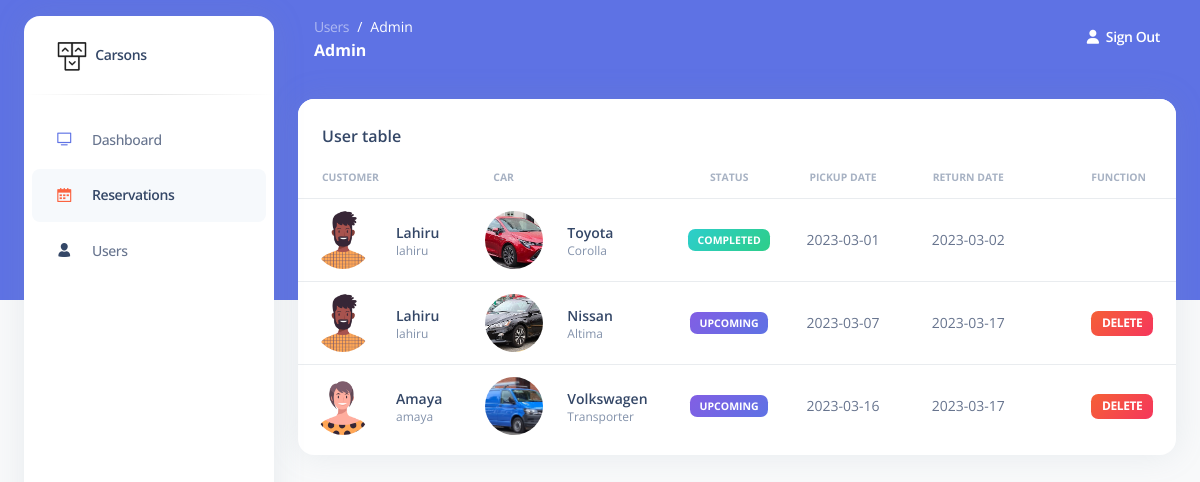
/admin/reserv.php (signed in), run on the app's committed database.
### tables this page shows
CREATE TABLE `reservations` (
  `ReservationID` int(11) NOT NULL,
  `UserID` int(11) NOT NULL,
  `CarID` int(11) NOT NULL,
  `PickupDate` date NOT NULL,
  `ReturnDate` date NOT NULL,
  `TotalPrice` decimal(10,2) NOT NULL,
  `Status` varchar(12) NOT NULL DEFAULT 'Upcoming'
);

CREATE TABLE `users` (
  `UserID` int(11) NOT NULL,
  `UserName` varchar(50) NOT NULL,
  `Password` varchar(255) NOT NULL,
  `UserType` enum('user','admin') NOT NULL DEFAULT 'user',
  `Avatar` varchar(255) NOT NULL DEFAULT '../assets/img/default.png'
);

CREATE TABLE `cars` (
  `CarID` int(11) NOT NULL,
  `Make` varchar(50) NOT NULL,
  `Model` varchar(50) NOT NULL,
  `Year` int(11) NOT NULL,
  `RentalPrice` decimal(10,2) NOT NULL,
  `Available` tinyint(1) NOT NULL DEFAULT 1,
  `ViewCar` varchar(255) NOT NULL
);

### admin/reserv.php (the view, shortened to what this page needs)
<?php
require_once '../config/dbconnect.php';
?>
<!DOCTYPE html>
<html lang="en">
<head>
    <link href="./assets/css/nucleo-icons.css" rel="stylesheet" />
    <link href="./assets/css/nucleo-svg.css" rel="stylesheet" />
    <link href="./assets/css/nucleo-svg.css" rel="stylesheet" />
    <link id="pagestyle" href="./assets/css/argon-dashboard.css?v=2.0.4" rel="stylesheet" />
</head>
<body class="g-sidenav-show   bg-gray-100">
    <aside class="sidenav bg-white navbar navbar-vertical navbar-expand-xs border-0 border-radius-xl my-3 fixed-start ms-4 " id="sidenav-main">
        <div class="sidenav-header">
            <a class="navbar-brand m-0" target="_blank">
                <img src="./assets/img/logo-ct-dark.png" class="navbar-brand-img h-100" alt="main_logo">
                <span class="ms-1 font-weight-bold">Carsons</span>
            </a>
        </div>
        <hr class="horizontal dark mt-0">
        <div class="collapse navbar-collapse  w-auto " id="sidenav-collapse-main">
            <ul class="navbar-nav">
                <li class="nav-item">
                    <a class="nav-link" href="./dashboard.php">
                        <div class="icon icon-shape icon-sm border-radius-md text-center me-2 d-flex align-items-center justify-content-center">
                            <i class="ni ni-tv-2 text-primary text-sm opacity-10"></i>
                        </div>
                        <span class="nav-link-text ms-1">Dashboard</span>
                    </a>
                </li>
                <li class="nav-item">
                    <a class="nav-link active" href="./reserv.php">
                        <div class="icon icon-shape icon-sm border-radius-md text-center me-2 d-flex align-items-center justify-content-center">
                            <i class="ni ni-calendar-grid-58 text-warning text-sm opacity-10"></i>
                        </div>
                        <span class="nav-link-text ms-1">Reservations</span>
                    </a>
                </li>
                <li class="nav-item">
                    <a class="nav-link " href="./users.php">
                        <div class="icon icon-shape icon-sm border-radius-md text-center me-2 d-flex align-items-center justify-content-center">
                            <i class="ni ni-single-02 text-dark text-sm opacity-10"></i>
                        </div>
                        <span class="nav-link-text ms-1">Users</span>
                    </a>
                </li>
            </ul>
        </div>
    </aside>
    <main class="main-content position-relative border-radius-lg ">
        <nav class="navbar navbar-main navbar-expand-lg px-0 mx-4 shadow-none border-radius-xl " id="navbarBlur" data-scroll="false">
            <div class="container-fluid py-1 px-3">
                <nav aria-label="breadcrumb">
                    <ol class="breadcrumb bg-transparent mb-0 pb-0 pt-1 px-0 me-sm-6 me-5">
                        <li class="breadcrumb-item text-sm"><a class="opacity-5 text-white" href="javascript:;">Users</a></li>
                        <li class="breadcrumb-item text-sm text-white active" aria-current="page">Admin</li>
                    </ol>
                    <h6 class="font-weight-bolder text-white mb-0">Admin</h6>
                </nav>
                <div class="collapse navbar-collapse mt-sm-0 mt-2 me-md-0 me-sm-4" id="navbar">
                    <ul class="navbar-nav  justify-content-end">
                        <li class="nav-item d-flex align-items-center">
                            <a href="../auth/logout.php" class="nav-link text-white font-weight-bold px-0">
                                <i class="fa fa-user me-sm-1"></i>
                                <span class="d-sm-inline d-none">Sign Out</span>
                            </a>
                        </li>
                    </ul>
                </div>
            </div>
        </nav>
        <div class="container-fluid py-4">
            <div class="row">
                <div class="col-12">
                    <div class="card mb-4">
                        <div class="card-header pb-0">
                            <h6>User table</h6>
                        </div>
                        <div class="card-body px-0 pt-0 pb-2">
                            <div class="table-responsive p-0">
                                <table class="table align-items-center mb-0">
                                    <thead>
                                        <tr>
                                            <th class="text-uppercase text-secondary text-xxs font-weight-bolder opacity-7">Customer</th>
                                            <th class="text-uppercase text-secondary text-xxs font-weight-bolder opacity-7">Car</th>
                                            <th class="text-center text-uppercase text-secondary text-xxs font-weight-bolder opacity-7">Status
                                            <th class="text-center text-uppercase text-secondary text-xxs font-weight-bolder opacity-7">Pickup Date</th>
                                            <th class="text-center text-uppercase text-secondary text-xxs font-weight-bolder opacity-7">Return Date</th>
                                            <th class="text-secondary opacity-7"></th>
                                            </th>
                                            <th class="text-uppercase text-secondary text-xxs font-weight-bolder opacity-7 ps-2">Function</th>
                                        </tr>
                                    </thead>
                                    <tbody>
                                        <?php
                                        $sql = "SELECT u.UserName,u.UserType,u.Avatar, r.PickupDate, r.ReturnDate, r.TotalPrice, r.Status, r.ReservationID, c.Make, c.Model, c.ViewCar, c.CarID
                                        FROM reservations r
                                        JOIN users u ON r.userID = u.userID
                                        JOIN cars c ON r.carID = c.carID";
                                        $result = $conn->query($sql);
                                        while ($row = $result->fetch_assoc()) {
                                            echo "<tr>";
                                            echo "<td>";
                                            echo "<div class='d-flex px-2 py-1'>";
                                            echo "<div>";
                                            echo "<img src='" . $row["Avatar"] . "' class='avatar avatar-lg rounded-circle me-4' style='object-fit: cover;'>";
                                            echo "</div>";
                                            echo "<div class='d-flex flex-column justify-content-center'>";
                                            echo "<h6 class='mb-0 text-sm'>" . ucwords($row["UserName"]) . "</h6>";
                                            echo "<p class='text-xs text-secondary mb-0'>" . $row["UserName"] . "</p>";
                                            echo "</div>";
                                            echo "</div>";
                                            echo "</td>";
                                            echo "<td>";
                                            echo "<div class='d-flex px-2 py-1'>";
                                            echo "<div>";
                                            echo "<img src='" . $row["ViewCar"] . "' class='avatar avatar-lg rounded-circle me-4' style='object-fit: cover;'>";
                                            echo "</div>";
                                            echo "<div class='d-flex flex-column justify-content-center'>";
                                            echo "<h6 class='mb-0 text-sm'>" . $row["Make"] . "</h6>";
                                            echo "<p class='text-xs text-secondary mb-0'>" . $row["Model"] . "</p>";
                                            echo "</div>";
                                            echo "</div>";
                                            echo "</td>";
                                            if ($row["Status"] == "Completed") {
                                                $color = "success";
                                            } else {
                                                $color = "primary";
                                            };
                                            echo "<td class='align-middle text-center text-sm'><span class='badge badge-sm bg-gradient-" . $color . "'>" . $row["Status"] . "</span></td>";
                                            echo "<td class='align-middle text-center text-sm'>" . $row["PickupDate"] . "</td>";
                                            echo "<td class='align-middle text-center text-sm'>" . $row["ReturnDate"] . "</td>";
                                            echo "<td class='align-middle text-center text-sm'></td>";
                                            echo "<td class='align-middle'>";
                                            if ($row["Status"] !== 'Completed') {
                                                echo "<a class='badge badge-sm bg-gradient-danger' href='?cancel=true&reservationID=" . $row["ReservationID"] . "&carID=" . $row["CarID"] . "'>Delete</a>";
                                            }
                                            echo "</td>";
                                            echo "</tr>";
                                        }
                                        ?>
                                    </tbody>
                                </table>
                            </div>
                        </div>
                    </div>
                </div>
            </div>
        </div>
    </main>
</body>
</html>

### admin/assets/css/nucleo-svg.css (style rules this page uses)
.icon { display: inline-block; color: #111111; height: 1em; width: 1em; }
.icon-sm { height: 0.8em; width: 0.8em; }
.icon { fill: currentColor; stroke: none; }

### data on the page
reservations: UserID.Avatar (picture), UserID.UserName "Lahiru", UserID.UserName "lahiru", CarID.ViewCar (picture), CarID.Make "Toyota", CarID.Model "Corolla", Status "COMPLETED", PickupDate "2023-03-01", ReturnDate "2023-03-02"
reservations: UserID.Avatar (picture), UserID.UserName "Lahiru", UserID.UserName "lahiru", CarID.ViewCar (picture), CarID.Make "Nissan", CarID.Model "Altima", Status "UPCOMING", PickupDate "2023-03-07", ReturnDate "2023-03-17"
reservations: UserID.Avatar (picture), UserID.UserName "Amaya", UserID.UserName "amaya", CarID.ViewCar (picture), CarID.Make "Volkswagen", CarID.Model "Transporter", Status "UPCOMING", PickupDate "2023-03-16", ReturnDate "2023-03-17"
